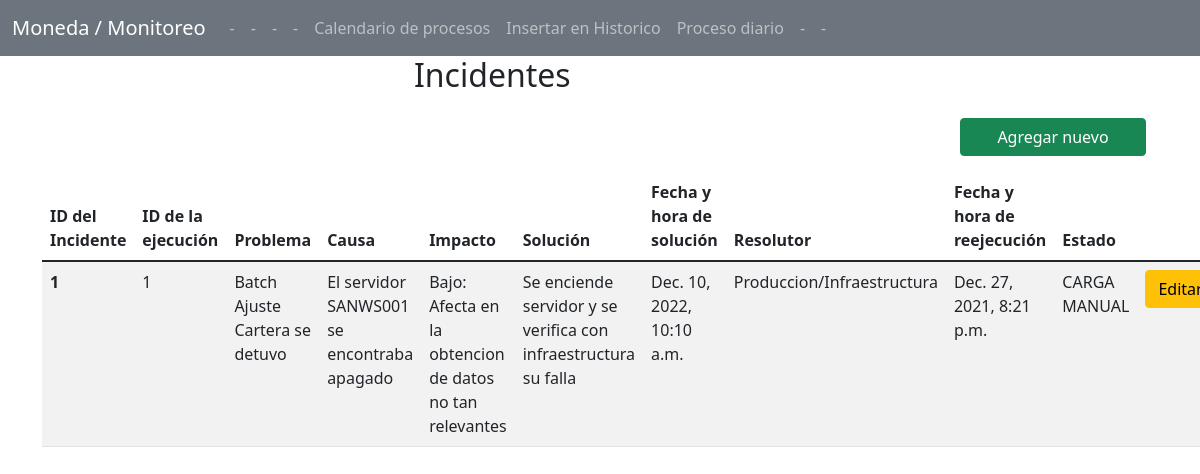
Page /listarIncidentes/ on the committed database.
### TBMD/models.py (models this page shows)
class Incidente(models.Model):
    ID_INCIDENTE = models.AutoField(auto_created=True,primary_key=True,serialize=False,verbose_name='ID_INCIDENTE')
    ID_DETALLE_EJECUCION = models.ForeignKey(DetalleEjecucion, on_delete=models.PROTECT)
    PROBLEMA = models.CharField(max_length=500, null=True, blank=True)
    CAUSA = models.CharField(max_length=500, null=True, blank=True)
    IMPACTO = models.CharField(max_length=500, null=True, blank=True)
    SOLUCION = models.CharField(max_length=500, null=True, blank=True)
    FECHA_HORA_SOLUCION = models.DateTimeField(null=True, blank=True)
    RESOLUTOR = models.CharField(max_length=500, null=True, blank=True)
    FECHA_HORA_REEJECUCION = models.DateTimeField(null=True, blank=True)
    ESTADO_REEJECUCION = models.CharField(max_length=50, null=True, blank=True)

### TBMD/views.py (the view)
# urls.py: path('listarIncidentes/', FormularioIncidentesView.listar_incidentes, name='listarIncidentes'),
    def listar_incidentes(request):
        incidentes = Incidente.objects.all()
        return render(request, 'ListaIncidentes.html', {"incidentes": incidentes})

### Templates/ListaIncidentes.html (shortened to what this page needs)
{% extends 'index.html' %}
{% load crispy_forms_tags %}
{% block content %}
<div class="col-12 row justify-content-center mb-2 pr-0">
       <h2 class="col-md-4">Incidentes</h2>
</div>
        <div class="col-12 row justify-content-end mb-1 pr-0">
            <a class="btn btn-success col-md-2" href="{% url 'insertarIncidente' %}">Agregar nuevo</a>
        </div>
    <table class="table table-striped">
          <thead>
            <tr>
              <th scope="col">ID del Incidente</th>
              <th scope="col">ID de la ejecución</th>
              <th scope="col">Problema</th>
              <th scope="col">Causa</th>
              <th scope="col">Impacto</th>
              <th scope="col">Solución</th>
              <th scope="col">Fecha y hora de solución</th>
              <th scope="col">Resolutor</th>
              <th scope="col">Fecha y hora de reejecución</th>
              <th scope="col">Estado</th>
              <th scope="col"></th>
            </tr>
          </thead>
          <tbody>
            {% for incidente in incidentes %}
              <tr>
                  <th scope="row">{{ incidente.ID_INCIDENTE }}</th>
                  <td>{{ incidente.ID_DETALLE_EJECUCION_id }}</td>
                  <td>{{ incidente.PROBLEMA }}</td>
                  <td>{{ incidente.CAUSA }}</td>
                  <td>{{ incidente.IMPACTO }}</td>
                  <td>{{ incidente.SOLUCION }}</td>
                  <td>{{ incidente.FECHA_HORA_SOLUCION }}</td>
                  <td>{{ incidente.RESOLUTOR }}</td>
                  <td>{{ incidente.FECHA_HORA_REEJECUCION }}</td>
                  <td>{{ incidente.ESTADO_REEJECUCION }}</td>
                  <td><a class="btn btn-warning" href="{% url 'editarIncidente' incidente.ID_INCIDENTE %}">Editar</a></td>
              </tr>
          {% endfor %}
          </tbody>
    </table>
{% endblock %}

### rows in the picture
Incidente: ID_INCIDENTE "1", ID_DETALLE_EJECUCION_id "1", PROBLEMA "Batch Ajuste Cartera se detuvo", CAUSA "El servidor SANWS001 se encontraba apagado", IMPACTO "Bajo: Afecta en la obtencion de datos no tan relevantes", SOLUCION "Se enciende servidor y se verifica con infraestructura su falla", FECHA_HORA_SOLUCION "Dec. 10, 2022, 10:10 a.m.", RESOLUTOR "Produccion/Infraestructura", FECHA_HORA_REEJECUCION "Dec. 27, 2021, 8:21 p.m.", ESTADO_REEJECUCION "CARGA MANUAL"
